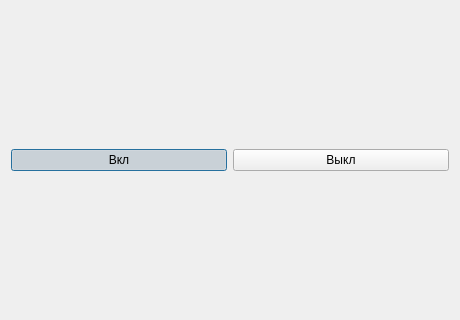
<?xml version="1.0" encoding="UTF-8"?>
<ui version="4.0"><class>Dialog</class><widget class="QDialog" name="Dialog"><property name="geometry"><rect><x>0</x><y>0</y><width>460</width><height>320</height></rect></property><property name="windowTitle"><string>#075 states/160_toggle_checked</string></property><layout class="QVBoxLayout" name="verticalLayout"><property name="leftMargin"><number>11</number></property><property name="topMargin"><number>11</number></property><property name="rightMargin"><number>11</number></property><property name="bottomMargin"><number>11</number></property><property name="spacing"><number>6</number></property><item><layout class="QHBoxLayout" name="row"><property name="leftMargin"><number>0</number></property><property name="topMargin"><number>0</number></property><property name="rightMargin"><number>0</number></property><property name="bottomMargin"><number>0</number></property><property name="spacing"><number>6</number></property><item><widget class="QPushButton" name="t1"><property name="text"><string>Вкл</string></property><property name="checkable"><bool>true</bool></property><property name="checked"><bool>true</bool></property></widget></item><item><widget class="QPushButton" name="t2"><property name="text"><string>Выкл</string></property></widget></item></layout></item></layout></widget></ui>
